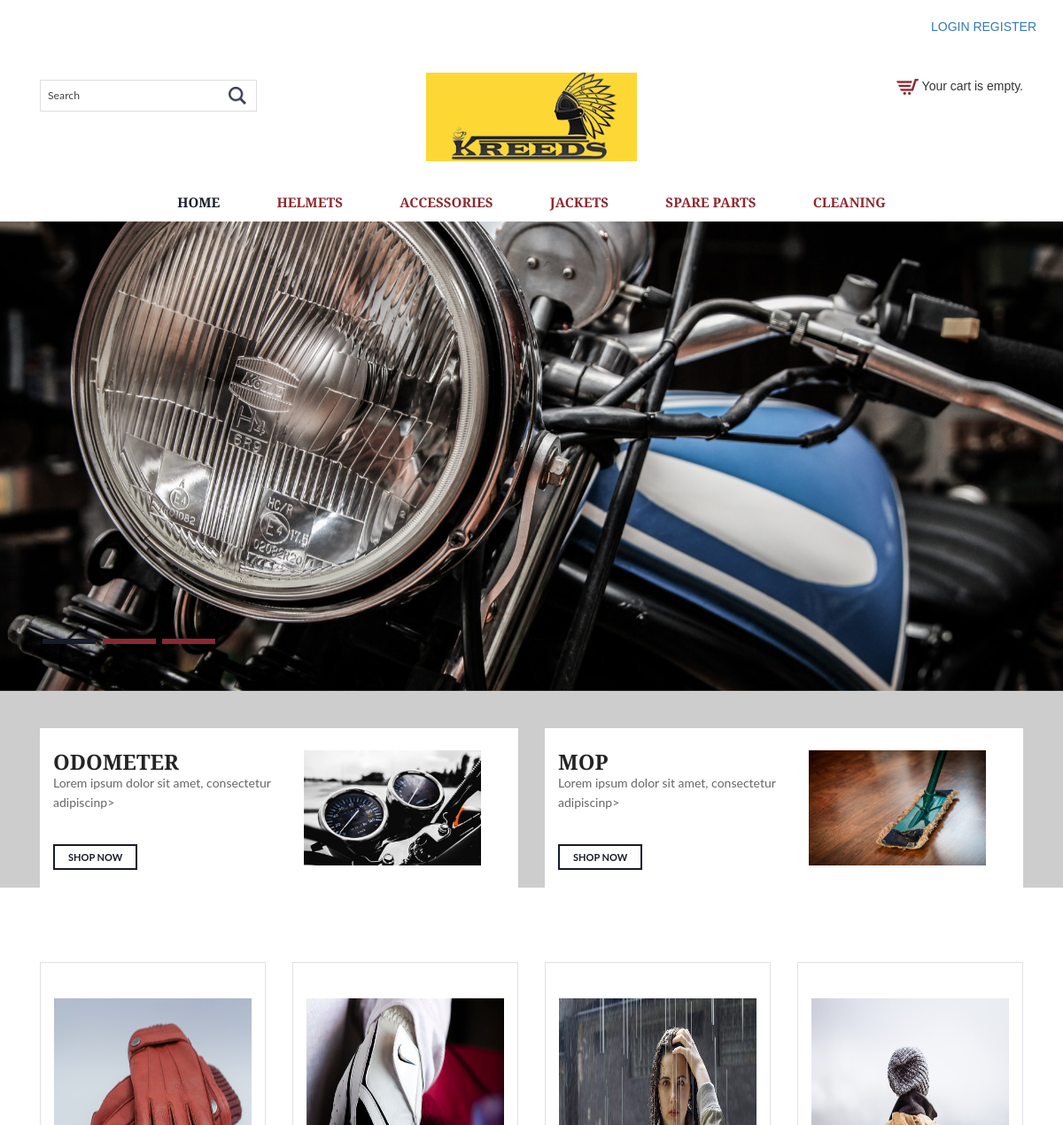
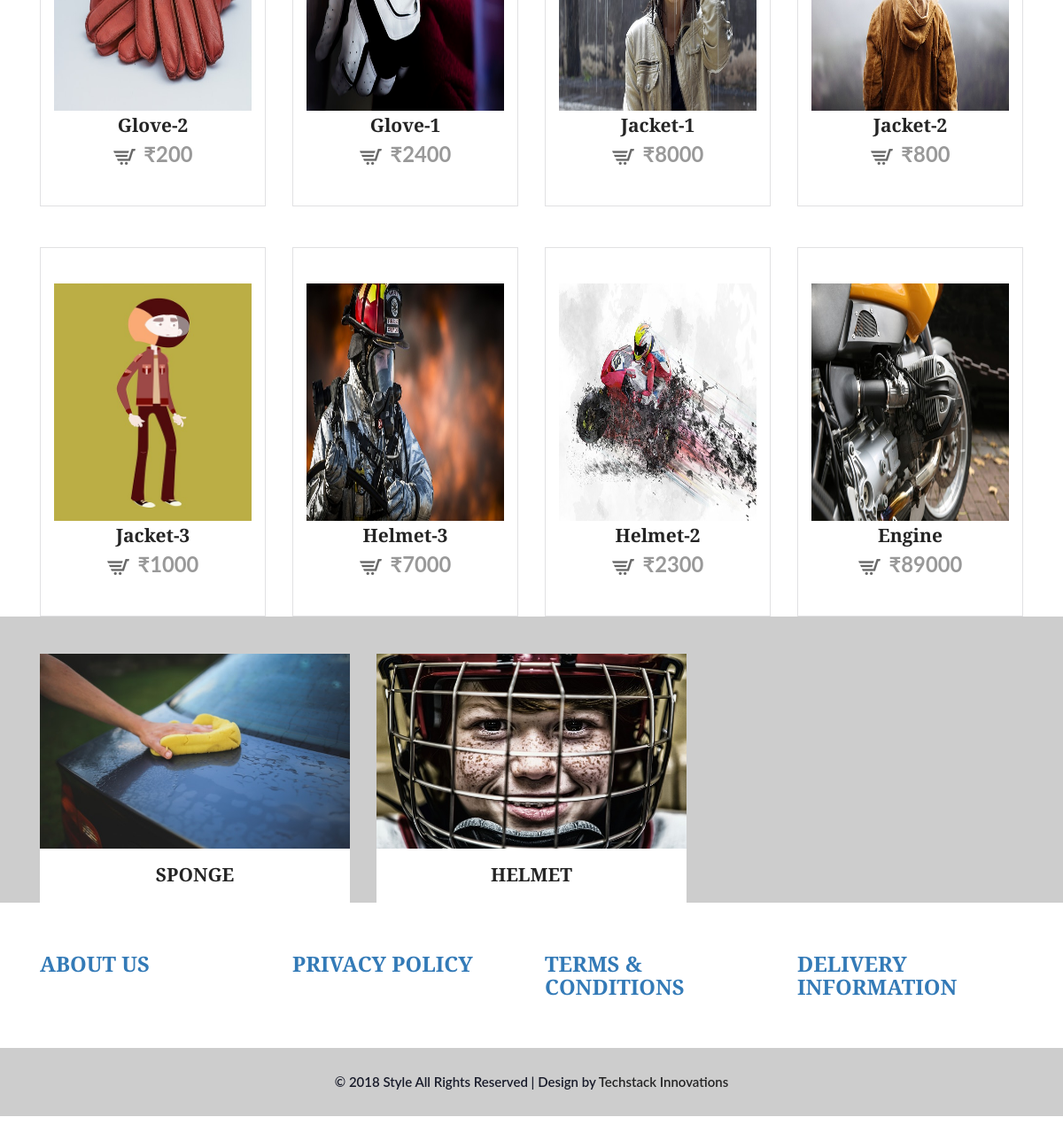
The page / on the database its author committed (2 pictures, top to bottom).
### ecom/models.py (models this page shows, shortened)
class Category(models.Model):
	Name=models.CharField(max_length=30)
	Description=models.TextField(max_length=50)

class Product(models.Model):
	Categories=models.ForeignKey(Category,on_delete=models.CASCADE)
	Name=models.CharField(max_length=20,blank=True )
	Image=models.FileField(upload_to='media/',null=True,blank=True)
	IDorSNO=models.IntegerField(default=0,null=True,blank=True)
	Description=models.TextField(max_length=50,null=True,blank=True)
	Price=models.IntegerField(default=0,null=True,blank=True)
	NumbersAvailable=models.IntegerField(default=0,null=True,blank=True)

### ecom/views.py (the view)
# urls.py: url(r'^$',index ,name="index"),
def index(request):
    cart = Cart(request)
    categories=Category.objects.all()
    products=Product.objects.all()[:4]
    productstwo = Product.objects.all()[8:10]
    featured = Product.objects.all()[10:13]
    productsnext = Product.objects.all()[4:8]
    context = {
     'products':products,
     'productstwo':productstwo,
     'featured':featured,
     'productsnext':productsnext,
     'categories':categories,
     'cart':cart,
     }
    return render(request,'frontend/index.html', context)

### ecom/cart.py (called while the page is built)
    def __len__(self):
        return sum(item['quantity'] for item in self.cart.values())

### ecom/context_processor.py (called while the page is built)
def cart(request):
    return {'cart': Cart(request)}

### templates/frontend/index.html (shortened to what this page needs)
<!DOCTYPE html>
{% load static %}
<html>
<head>
<link href="{% static 'frontend/css/bootstrap.css' %}" rel="stylesheet"  type="text/css" media="all" />
<link href="{% static 'frontend/css/style.css' %}" rel="stylesheet" type="text/css" media="all" />
<link href="{% static 'frontend/css/memenu.css' %}" rel="stylesheet" type="text/css" media="all" />
</head>
<body>
	<div class="container">
		<div class="pull-right">
		{% if request.user.is_authenticated %}
			<p><a href="{% url 'auth_logout' %}" class="simpleCart_empty">LOGOUT</a></p>
        {% else %}
             <a class="active" href="{% url 'auth_login' %}">LOGIN</a>
             <a class="active" href="{% url 'registration_register' %}">REGISTER</a>
        {% endif %}
		</div>
	</div>
	<div class="top-header">
	<div class="container">
		<div class="top-header-main">
			<div class="col-md-4 top-header-left">
				<div class="search-bar">
				<form action="/search/" method="get">{% csrf_token %}
					<input type="text" name="q" value="Search" onfocus="this.value = '';" onblur="if (this.value == '') {this.value = 'Search';}">
					<input type="submit" value="">
					</form>
				</div>
			</div>
			<div class="col-md-4 top-header-middle">
				<a href="/"><img src="{% static 'frontend/images/logo-4.png' %}" alt="" /></a>
			</div>
			<div class="col-md-4 top-header-right">
				<div class="cart box_1">
					{% if cart|length > 0 %}
						<a href="{% url 'cart_detail' %}">
						<h3>
							<div class="total">
							<span class="total">₹{{ cart.get_total_price }}</span>
							(<span class="simpleCart">{{ cart|length }} items}</span>)
						</div>
							<img src="{% static 'frontend/images/cart-1.png' %}" alt="" />
						</a>
						<div class="clearfix"> </div>
						{% else %}
						<img src="{% static 'frontend/images/cart-2.png' %}" alt="" />
						Your cart is empty.
				{% endif %}
					</div>
			</div>
		</div>
	</div>
</div>
	<div class="header-bottom">
		<div class="container">
			<div class="top-nav">
				<ul class="memenu skyblue"><li class="active"><a href="/">Home</a></li>
				{% if categories %}
					{% for category in categories %}
					<li class="grid"><a href="{% url 'category' pk=category.pk %}">{{ category.Name }}</a></li>
					{% endfor %}
					{% endif %}
		</div>
	</div>
	{% block content %}
	<div class="bnr" id="home">
		<div  id="top" class="callbacks_container">
			<ul class="rslides" id="slider4">
			    <li>
					<div class="banner-1"></div>
				</li>
			</ul>
		</div>
	</div>
	<div class="banner-bottom">
		<div class="container">
			<div class="banner-bottom-top">
			{% if productstwo %}
					{% for product in productstwo %}
				<div class="col-md-6 banner-bottom-left">
					<div class="bnr-one">
						<div class="bnr-left">
							<h1><a href="{% url 'product_detail' pk=product.pk %}">{{ product.Name }}</a></h1>
							<p>{{ product.Description }}p>
							<div class="b-btn">
								<a href="{% url 'product_detail' pk=product.pk %}">SHOP NOW</a>
							</div>
						</div>
						<div class="bnr-right">
							<a href="{% url 'product_detail' pk=product.pk %}">
							{% if product.Image %}
							<img src="{{ product.Image.url }}" alt="" height="130" width="200" />
							{% endif %}
							</a>
						</div>
						<div class="clearfix"> </div>
					</div>
				</div>
					{% endfor %}
				{% endif %}
				<div class="clearfix"> </div>
			</div>
		</div>
	</div>
	<div class="shoes">
		<div class="container">
			<div class="product-one">
				{% if products %}
					{% for product in products %}
				<div class="col-md-3 product-left">
					<div class="p-one simpleCart_shelfItem">
							<a href="{% url 'product_detail' pk=product.pk %}">
								{% if product.Image %}
									<img src="{{ product.Image.url }}" alt="" height="268" width="223" />
								{% endif %}
							</a>
						<h4>{{ product.Name }} </h4>
						<p><a class="item_add" href="{% url 'product_detail' pk=product.pk %}"><i></i> <span class=" item_price">₹{{ product.Price }}</span></a></p>
					</div>
					</div>
					{% endfor %}
				{% endif %}
				<div class="clearfix"> </div>
		</div>
		<div class="product-one">
				{% if productsnext %}
					{% for product in productsnext %}
				<div class="col-md-3 product-left">
					<div class="p-one simpleCart_shelfItem">
							<a href="{% url 'product_detail' pk=product.pk %}">
								{% if product.Image %}
									<img src="{{ product.Image.url }}" alt="" height="268" width="223" />
								{% endif %}
							</a>
						<h4>{{ product.Name }} </h4>
						<p><a class="item_add" href="{% url 'product_detail' pk=product.pk %}"><i></i> <span class=" item_price">₹{{ product.Price }}</span></a></p>
					</div>
					</div>
					{% endfor %}
				{% endif %}
				<div class="clearfix"> </div>
		</div>
	</div>
	<div class="abt-shoe">
		<div class="container">
			<div class="abt-shoe-main">
			{% if featured %}
					{% for product in featured %}
				<div class="col-md-4 abt-shoe-left">
					<div class="abt-one">
						<a href="{% url 'product_detail' pk=product.pk %}">
						{% if product.Image %}
						<img src="{{ product.Image.url }}" alt="" height="220" width="350" />
						{% endif %}
						</a>
						<h4><a href="{% url 'product_detail' pk=product.pk %}">{{ product.Name }}</a></h4>
					</div>
				</div>
					{% endfor %}
				{% endif %}
			</div>
		</div>
	</div>
	{% endblock %}
	<div class="footer">
		<div class="container">
			<div class="footer-top">
			<div class="col-md-3 footer-left">
					<h3><a href="aboutus/">ABOUT US</a></h3>
				</div>
				<div class="col-md-3 footer-left">
					<h3><a href="privacy/"> PRIVACY POLICY</a></h3>
				</div>
				<div class="col-md-3 footer-left">
					<h3><a href="terms/">TERMS & CONDITIONS</a></h3>
				</div>
				<div class="col-md-3 footer-left">
					<h3><a href="info/">DELIVERY INFORMATION</a></h3>
				</div>
			</div>
		</div>
	</div>
	<div class="footer-text">
		<div class="container">
			<div class="footer-main">
				<p class="footer-class">© 2018 Style All Rights Reserved | Design by  <a href="http://techstackinnovations.com/" target="_blank">Techstack Innovations</a> </p>
			</div>
		</div>
	</div>
</body>
</html>

### static/frontend/css/style.css (style rules this page uses)
body { background:#fff; font-family: 'Alegreya Sans SC', sans-serif; }
body a { transition: 0.5s all; -webkit-transition: 0.5s all; -o-transition: 0.5s all; -moz-transition: 0.5s all; -ms-transition: 0.5s all; }
.top-header { padding: 3em 0px 1.5em 0px; }
.search-bar input[type="text"] { width: 100%; padding: 8px 45px 8px 8px; border: 1px solid rgba(0, 0, 0, 0.13); background: none; outline: none; -webkit-appearance: none; color: rgba(0, 0, 0, 0.74); font-size: 0.875em; font-family: 'Lato', sans-serif; }
.search-bar input[type="submit"] { background: url(../images/search.png)no-repeat 0px 0px; outline: none; -webkit-appearance: none; border: 0; display: inline-block; vertical-align: -webkit-baseline-middle; position: absolute; width: 24px; height: 24px; top: 6px; left: 211px; }
.search-bar { position: relative; width: 70%; margin-top: 8px; }
.top-header-middle { text-align: center; }
.item_add { color: #fff; border:none; }
.box_1 { float: right; margin-top: 5px; }
.header-bottom { padding: 10px 0px; }
.banner-1 { background:url(../images/banner.jpg) no-repeat center; min-height:700px; background-size:cover; -webkit-background-size:cover; -moz-background-size:cover; -o-background-size:cover; -ms-background-size:cover; }
.callbacks_container { position: relative; float: left; width: 100%; }
.callbacks { position: relative; list-style: none; overflow: hidden; width: 100%; padding: 0; margin: 0; }
.callbacks li { position: absolute; width: 100%; left: 0; top: 0; }
.rslides { position: relative; list-style: none; overflow: hidden; width: 100%; padding: 0; margin: 0; }
.rslides li { -webkit-backface-visibility: hidden; position: absolute; display: none; width: 100%; left: 0; top: 0; }
.banner-bottom { background: rgba(153, 153, 153, 0.49); padding-top: 3em; }
.bnr-one { background: #fff; padding: 30px 15px; }
.bnr-left h1,.bnr-left h2 { font-size: 1.7em; font-weight: 600; margin: 0; text-transform: uppercase; }
.bnr-left h1 a,.bnr-left h2 a { color: #242424; text-decoration: none; }
.bnr-left p { font-size: 14px; color: #666; line-height: 1.6em; font-family: 'Lato', sans-serif; }
.b-btn { margin-top:3em; }
.b-btn a { color: #181b2a; border: 2px solid #181b2a; padding: 6px 15px; font-size: 11px; font-family: 'Lato', sans-serif; font-weight: 700; }
.bnr-left, .bnr-right { width: 50%; float: left; }
.bnr-right { text-align:center; }
.shoes { padding: 7em 0px 0px 0px; }
.abt-shoe { padding-top: 3em; background: rgba(153, 153, 153, 0.49); }
.abt-one { text-align: center; background: #fff; padding-bottom: 20px; }
.abt-one img { width:100%; }
.abt-one h4 { font-size: 1.5em; font-weight: 600; margin: 18px 0 0 0; text-transform: uppercase; }
.abt-one h4 a { color: #242424; text-decoration: none; }
.footer { padding:5em 0px; }
.footer-left h3 { color: #242424; font-size: 1.7em; font-weight: 600; margin: 0; }
.footer-text { padding: 2em 0px; background: rgba(153, 153, 153, 0.49); }
.footer-main { text-align:center; }
.footer-main p { color: #181b2a; font-size: 15px; font-weight: 600; font-family: 'Lato', sans-serif; margin: 0; }
.footer-main p a { color: #242424; }
.p-one { border: 1px solid rgba(24, 27, 42, 0.13); padding: 40px 15px; }
.p-one img { -webkit-transition-duration: 0.5s; -moz-transition-duration: 0.5s; -o-transition-duration: 0.5s; width:100%; }
.product-left { position:relative; text-align:center; }
.product-one { margin-top: 4%; }
.product-one:nth-child(1) { margin-top:0; }
.p-one h4 { color: #242424; font-size: 21px; font-weight: 600; margin: 5px 0 0 0; }
.p-one p { font-size: 1.7em; color: #999; font-family: 'Lato', sans-serif; margin: 5px 0 0 0; font-weight: 700; display: inline-block; vertical-align: middle; }
.p-one p a { text-decoration: none; color: #999; }
.p-one p i { background: url(../images/cart.png) no-repeat; width: 25px; height: 18px; display: inline-block; margin-right: 4px; vertical-align: middle; }
@media (max-width:1440px) { .banner-1,.banner-2 ,.banner-3 { min-height: 650px; } }
@media (max-width:1440px) { .bnr-one,.bnr-two { padding: 25px 15px; } }
@media (max-width:1366px) { .banner-1, .banner-2, .banner-3 { min-height: 530px; } }
@media (max-width:1280px) { .footer { padding: 4em 0px; } }
@media (max-width:1280px) { .shoes { padding: 6em 0px 0px 0px; } }

### rows shown on the page
Category: Name "HELMETS"
Category: Name "ACCESSORIES"
Category: Name "JACKETS"
Category: Name "SPARE PARTS"
Category: Name "CLEANING"
Product: Name "ODOMETER", Description "Lorem ipsum dolor sit amet, consectetur adipiscin", Image (picture)
Product: Name "MOP", Description "Lorem ipsum dolor sit amet, consectetur adipiscin", Image (picture)
Product: Image (picture), Name "Glove-2", Price "200"
Product: Image (picture), Name "Glove-1", Price "2400"
Product: Image (picture), Name "Jacket-1", Price "8000"
Product: Image (picture), Name "Jacket-2", Price "800"
Product: Image (picture), Name "Jacket-3", Price "1000"
Product: Image (picture), Name "Helmet-3", Price "7000"
Product: Image (picture), Name "Helmet-2", Price "2300"
Product: Image (picture), Name "Engine", Price "89000"
Product: Image (picture), Name "SPONGE"
Product: Image (picture), Name "HELMET"
